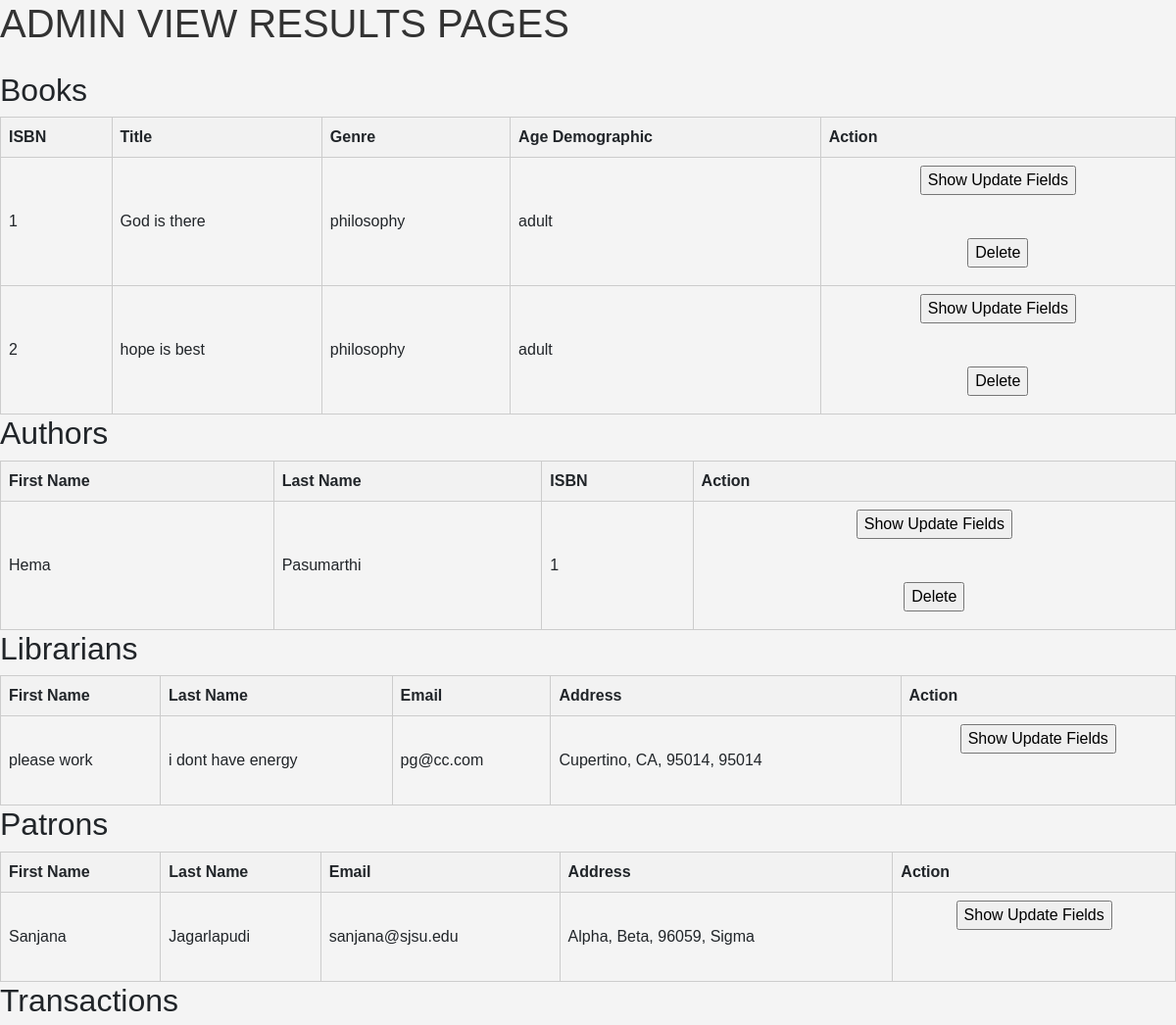
Page /adminView (upper part) on the earlier database version.
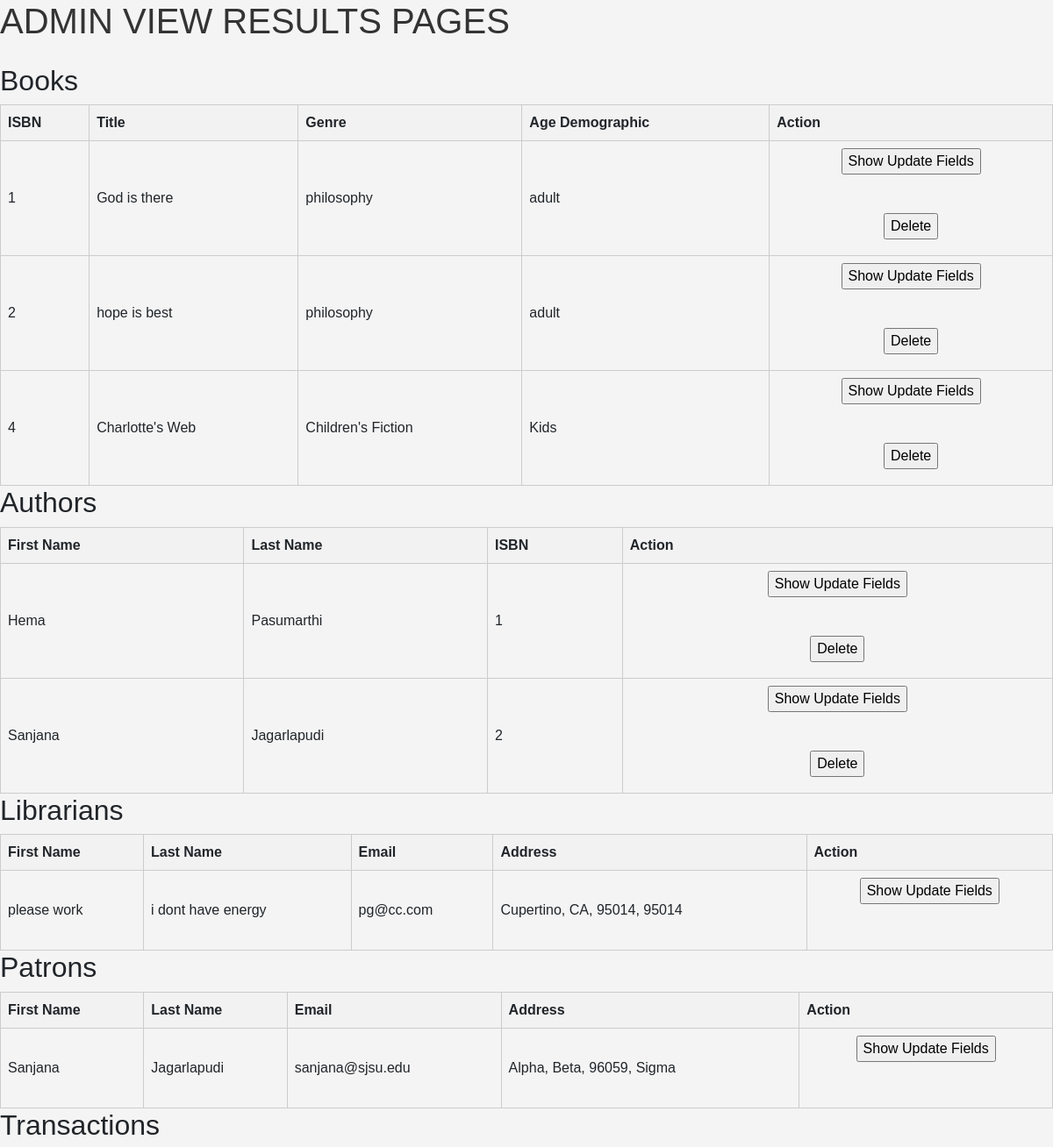
Same page on the later database version.
### app.py (models this page shows, shortened)
class Book(db.Model):
    isbn = db.Column(db.Integer, primary_key=True)
    title = db.Column(db.String(100), nullable=False)
    genre = db.Column(db.String(100))
    age_demographic= db.Column(db.String(100))

class Author(db.Model):
    author_id = db.Column(db.Integer, primary_key=True, nullable = False)
    authorFirstName = db.Column(db.String(100), nullable=False)
    authorLastName = db.Column(db.String(100), nullable=False)
    isbn = db.Column(db.Integer, db.ForeignKey(Book.isbn), nullable=False)

class Librarian(db.Model):
    librarian_id = db.Column(db.Integer, primary_key=True)
    librarianFirstName = db.Column(db.String(100), nullable=False)
    librarianLastName = db.Column(db.String(100), nullable=False)
    librarianEmail = db.Column(db.String(100), nullable=False)
    librarianCity = db.Column(db.String(100), nullable=False)
    librarianStreet = db.Column(db.String(100), nullable=False)
    librarianState = db.Column(db.String(100), nullable=False)
    librarianCountry = db.Column(db.String(100), nullable=False)
    librarianZipcode = db.Column(db.Integer, nullable=False)

class Patron(db.Model):
    patron_id = db.Column(db.Integer, primary_key=True)
    patronFirstName = db.Column(db.String(100), nullable=False)
    patronLastName = db.Column(db.String(100), nullable=False)
    patronEmail = db.Column(db.String(100), nullable=False)
    patronCity = db.Column(db.String(100), nullable=False)
    patronStreet = db.Column(db.String(100), nullable=False)
    patronState = db.Column(db.String(100), nullable=False)
    patronCountry = db.Column(db.String(100), nullable=False)
    patronZipcode = db.Column(db.Integer, nullable=False)

### app.py (the view)
@app.route("/adminView", methods=["GET", "POST"])
def displayAdminView():
    librarians = Librarian.query.all()
    books = Book.query.all()
    patrons = Patron.query.all()
    authors = Author.query.all()
    transactions = TransactionHistory.query.all()
    return render_template("admin_view_results.html", librarians=librarians, books=books, patrons=patrons, authors=authors, transactions=transactions )

### templates/admin_view_results.html (shortened to what this page needs)
{% extends 'base.html' %}
{% block body %}
<h1>ADMIN VIEW RESULTS PAGES </h1>
    <h2>Books</h2>
        <table>
            <thead>
                <tr>
                    <th>ISBN</th>
                    <th>Title</th>
                    <th>Genre</th>
                    <th>Age Demographic</th>
                    <th> Action </th>
                </tr>
            </thead>
            <tbody>
                {% for book in books %}
                <tr>
                    <td>{{ book.isbn }}</td>
                    <td>{{ book.title }}</td>
                    <td>{{ book.genre }}</td>
                    <td>{{ book.age_demographic }}</td>
                        <td class="align-middle text-center" style="vertical-align: middle;">
                            <input type="button" class="show-update-fields" value="Show Update Fields">
                            <br>
                            <form method="POST" action="/deleteBook">
                            <input type="submit" value="Delete">
                        </form>
                        </td>
                </tr>
            {% endfor %}
            </tbody>
        </table>
        <h2>Authors</h2>
        <table>
            <thead>
                <tr>
                    <th>First Name</th>
                    <th>Last Name</th>
                    <th>ISBN</th>
                    <th> Action </th>
                </tr>
            </thead>
            <tbody>
                {% for author in authors %}
                <tr>
                    <td>{{ author.authorFirstName }} </td>
                    <td>{{ author.authorLastName }}</td>
                    <td>{{ author.isbn }}</td>
                        <td class="align-middle text-center" style="vertical-align: middle;">
                            <input type="button" class="show-update-fields" value="Show Update Fields">
                            <br>
                            <form method="POST" action="/deleteAuthor">
                            <input type="submit" value="Delete">
                        </form>
                        </td>
                </tr>
            {% endfor %}
            </tbody>
        </table>
        <h2>Librarians</h2>
        <table>
            <thead>
                <tr>
                    <th>First Name</th>
                    <th>Last Name</th>
                    <th>Email</th>
                    <th>Address</th>
                    <th> Action </th>
                </tr>
            </thead>
            <tbody>
                {% for lib in librarians %}
                <tr>
                    <td>{{ lib.librarianFirstName }} </td>
                    <td>{{ lib.librarianLastName }}</td>
                    <td>{{ lib.librarianEmail }}</td>
                    <td>{{ lib.librarianCity }}, {{lib.librarianState }}, {{lib.librarianZipcode }}, {{lib.librarianZipcode}}</td>
                        <td class="align-middle text-center" style="vertical-align: middle;">
                            <input type="button" class="show-update-fields" value="Show Update Fields">
                            <br>
                        </td>
                </tr>
            {% endfor %}
            </tbody>
        </table>
        <h2>Patrons</h2>
        <table>
            <thead>
                <tr>
                    <th>First Name</th>
                    <th>Last Name</th>
                    <th>Email</th>
                    <th>Address</th>
                    <th> Action </th>
                </tr>
            </thead>
            <tbody>
                {% for pat in patrons %}
                <tr>
                    <td>{{ pat.patronFirstName }} </td>
                    <td>{{ pat.patronLastName }}</td>
                    <td>{{ pat.patronEmail }}</td>
                    <td>{{ pat.patronCity }}, {{pat.patronState }}, {{pat.patronZipcode }}, {{pat.patronCountry}}</td>
                        <td class="align-middle text-center" style="vertical-align: middle;">
                            <input type="button" class="show-update-fields" value="Show Update Fields">
                            <br>
                        </td>
                </tr>
            {% endfor %}
            </tbody>
        </table>
        <h2>Transactions</h2>
        {% endblock %}

### templates/base.html (shortened to what this page needs)
<!DOCTYPE html>
<html lang="en">
<head>
    <link rel="stylesheet" href="https://maxcdn.bootstrapcdn.com/bootstrap/4.5.2/css/bootstrap.min.css">
    <link rel="stylesheet" href="../static/css/main.css">
</head>
<body>
    {% block body %}{% endblock %}
</body>
</html>

### static/css/main.css (style rules this page uses)
body { font-family: Arial, sans-serif; margin: 0; padding: 0; background-color: #f4f4f4; }
h1 { color: #333; margin-bottom: 25px; }
table { width: 100%; border-collapse: collapse; }
th, td { border: 1px solid #ccc; padding: 8px; text-align: left; }
th { background-color: #f2f2f2; }
form { margin: 10px; }

Differences in the rows shown:
added Book: isbn "4", title "Charlotte's Web", genre "Children's Fiction", age_demographic "Kids"
added Author: authorFirstName "Sanjana", authorLastName "Jagarlapudi", isbn "2"
